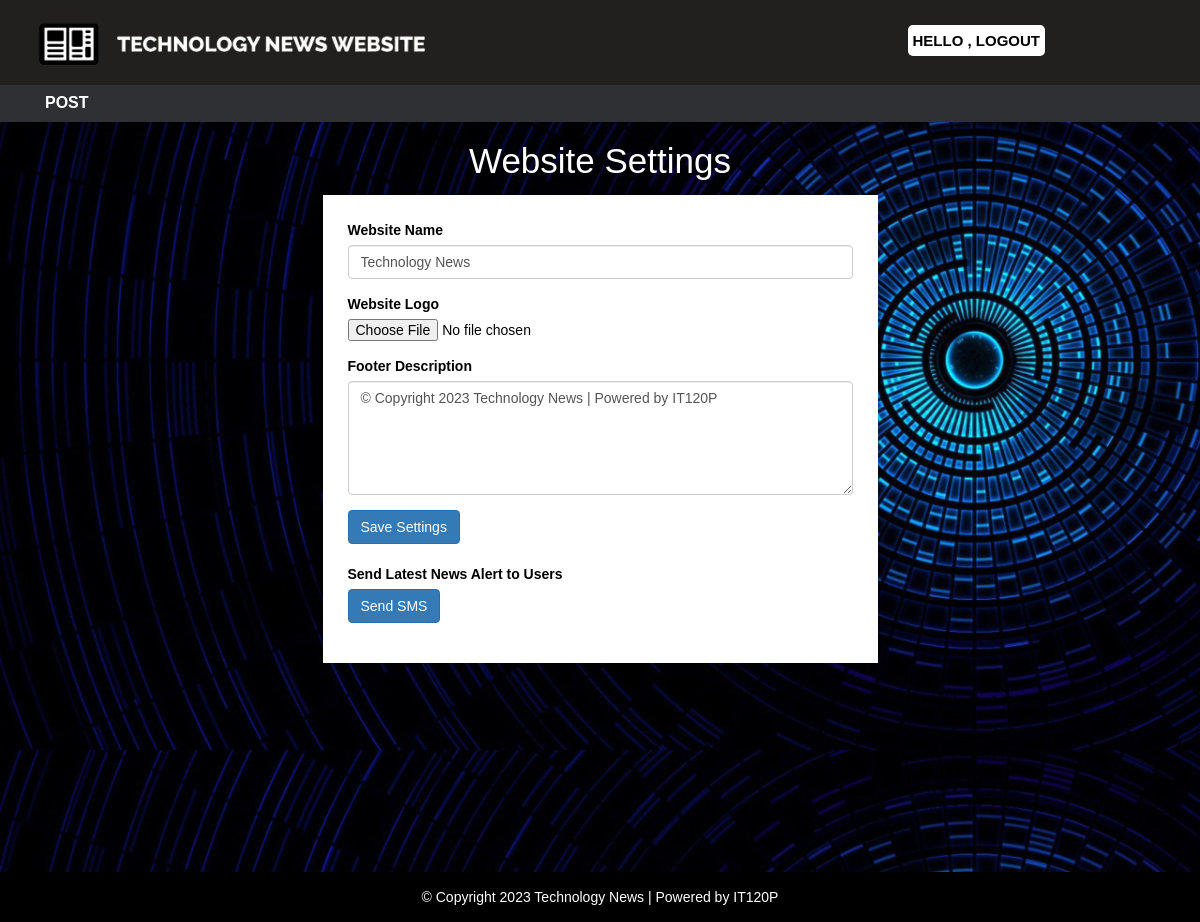
The page /technews/admin/settings.php on the database its author committed.
### tables this page shows
CREATE TABLE `settings` (
  `id` int(11) NOT NULL,
  `websitename` text NOT NULL,
  `logo` text NOT NULL,
  `footerdesc` text NOT NULL
);

### technews/admin/settings.php (the view, shortened to what this page needs)
<?php
include "../config.php";
include "header.php";
?>
  <div id="admin-content">
    <div class="container">
      <div class="row">
        <div class="col-md-12">
          <h1 class="admin-settings-heading">Website Settings</h1>
        </div>
        <div class="col-md-offset-3 col-md-6">
          <?php
            $sql = "SELECT * FROM settings";
            $result = mysqli_query($conn, $sql) or die("Query Failed.");
            if(mysqli_num_rows($result) > 0){
              while($row = mysqli_fetch_assoc($result)) {
          ?>
          <form  action="save-settings.php" method="POST" enctype="multipart/form-data">
            <div class="form-group">
              <label for="website_name">Website Name</label>
              <input type="text" name="website_name" value="<?php echo $row['websitename']; ?>" class="form-control" autocomplete="off" required>
            </div>
            <div class="form-group">
              <label for="logo">Website Logo</label>
              <input type="file" name="logo">
            </div>
            <div class="form-group">
              <label for="footer_desc">Footer Description</label>
              <textarea name="footer_desc" class="form-control" rows="5" required><?php echo $row['footerdesc']; ?></textarea>
            </div>
            <input type="submit" name="submit" class="btn btn-primary" value="Save Settings" required />
            <br><br>
            <div class="form-group">
              <label for="send-sms">Send Latest News Alert to Users</label><br>
              <input type="submit" name="send-sms" class="btn btn-primary" value="Send SMS" />
            </div>
          </form>
          <?php
              }
            }
          ?>
        </div>
      </div>
    </div>
  </div>
<?php
include "../footer.php";
?>

### technews/footer.php
<div id ="footer">
    <div class="container">
        <div class="row">
            <div class="col-md-12">
              <?php
                $sql = "SELECT * FROM settings";
                $result = mysqli_query($conn, $sql) or die("Query Failed.");
                if(mysqli_num_rows($result) > 0){
                  while($row = mysqli_fetch_assoc($result)) {
              ?>
                <span><?php echo $row['footerdesc']; ?> </span>
                <?php
              }
            } ?>
            </div>
        </div>
    </div>
</div>
</body>
</html>

### technews/css/style2.css (style rules this page uses)
body { background-image: url('../images/bg8.png'); background-size: 100%; font-family: sans-serif,arial,Helvetica; color: white; }
#admin-content { color: black; padding: 20px 0; min-height: 750px; }
#admin-content .admin-settings-heading { color: white; text-align: center; font-size: 35px; margin: 0 0 15px; }
form { background: #fff; padding: 25px; box-shadow:0 1px 3px rgba(0, 0, 0, 0.13); }
#footer { color: #fff; padding:15px 0; text-align:center; background-color:black; }

### rows shown on the page
settings: website_name "Technology News", footer_desc "© Copyright 2023 Technology News | Powered by IT120P", footerdesc "© Copyright 2023 Technology News | Powered by IT120P"
